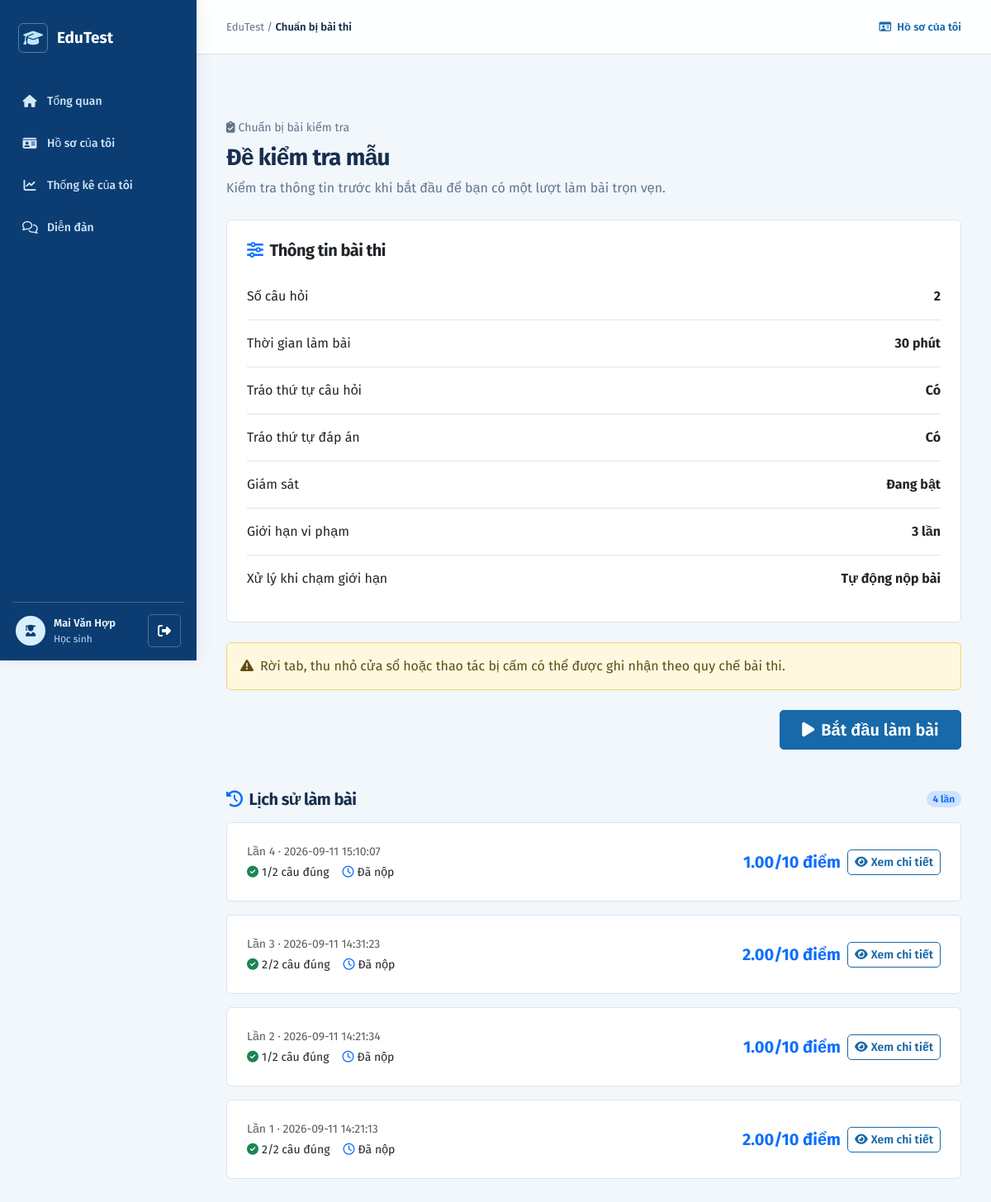
The app's page /index.php?action=prepare_exam&exam_id=1 (signed in) with its own data.
### tables this page shows
CREATE TABLE `exams` (
  `exam_id` int(11) NOT NULL AUTO_INCREMENT,
  `teacher_id` int(11) NOT NULL,
  `class_id` int(11) DEFAULT NULL,
  `title` varchar(200) NOT NULL,
  `duration_minutes` int(11) NOT NULL,
  `anti_cheat_enabled` tinyint(1) NOT NULL DEFAULT 1,
  `violation_limit` int(11) NOT NULL DEFAULT 3,
  `violation_action` varchar(20) NOT NULL DEFAULT 'auto_submit',
  `shuffle_questions` tinyint(1) DEFAULT 1,
  `shuffle_answers` tinyint(1) DEFAULT 1,
  `start_time` datetime DEFAULT NULL,
  `end_time` datetime DEFAULT NULL,
  `status` varchar(20) DEFAULT 'draft',
  `created_at` datetime DEFAULT current_timestamp(),
  PRIMARY KEY (`exam_id`),
  KEY `teacher_id` (`teacher_id`),
  KEY `class_id` (`class_id`),
  CONSTRAINT `exams_ibfk_1` FOREIGN KEY (`teacher_id`)
    REFERENCES `users` (`user_id`) ON DELETE CASCADE,
  CONSTRAINT `exams_ibfk_2` FOREIGN KEY (`class_id`)
    REFERENCES `classes` (`class_id`) ON DELETE SET NULL
);

CREATE TABLE `exam_attempts` (
  `attempt_id` int(11) NOT NULL AUTO_INCREMENT,
  `exam_id` int(11) NOT NULL,
  `student_id` int(11) NOT NULL,
  `start_time` datetime DEFAULT current_timestamp(),
  `end_time` datetime DEFAULT NULL,
  `status` varchar(20) DEFAULT 'in_progress',
  `total_score` decimal(5,2) DEFAULT 0.00,
  `duration_minutes_snapshot` int(11) DEFAULT NULL,
  `anti_cheat_enabled_snapshot` tinyint(1) DEFAULT NULL,
  `violation_limit_snapshot` int(11) DEFAULT NULL,
  `violation_action_snapshot` varchar(20) DEFAULT NULL,
  `shuffle_questions_snapshot` tinyint(1) DEFAULT NULL,
  `shuffle_answers_snapshot` tinyint(1) DEFAULT NULL,
  `shuffle_seed` char(64) DEFAULT NULL,
  `submit_reason` varchar(30) NOT NULL DEFAULT 'manual',
  `review_status` varchar(20) NOT NULL DEFAULT 'not_required',
  `review_note` varchar(500) DEFAULT NULL,
  `reviewed_by` int(11) DEFAULT NULL,
  `reviewed_at` datetime DEFAULT NULL,
  PRIMARY KEY (`attempt_id`),
  KEY `exam_id` (`exam_id`),
  KEY `student_id` (`student_id`),
  CONSTRAINT `exam_attempts_ibfk_1` FOREIGN KEY (`exam_id`)
    REFERENCES `exams` (`exam_id`) ON DELETE CASCADE,
  CONSTRAINT `exam_attempts_ibfk_2` FOREIGN KEY (`student_id`)
    REFERENCES `users` (`user_id`) ON DELETE CASCADE,
  CONSTRAINT `exam_attempts_reviewed_by_ibfk` FOREIGN KEY (`reviewed_by`)
    REFERENCES `users` (`user_id`) ON DELETE SET NULL
);

### controllers/ExamController.php (called while the page is built, shortened)
<?php
class ExamController {
    private $pdo;
    public function __construct($pdo) {
        $this->pdo = $pdo;
    }
    public function prepare() {
        $examId = (int) ($_GET['exam_id'] ?? 0);
        $stmt = $this->pdo->prepare(
            "SELECT e.*, COUNT(eq.id) AS question_count
             FROM exams e
             LEFT JOIN exam_questions eq ON eq.exam_id = e.exam_id
             WHERE e.exam_id = ? AND e.status = 'published'
             GROUP BY e.exam_id"
        );
        $stmt->execute([$examId]);
        $exam = $stmt->fetch();
        $studentId = (int) $_SESSION['user']['id'];
        $historyStmt = $this->pdo->prepare(
            "SELECT ea.attempt_id, ea.total_score, ea.start_time, ea.end_time,
                    ea.submit_reason, ea.review_status,
                    COUNT(DISTINCT CASE WHEN aa.is_correct = TRUE THEN aa.question_id END) AS correct_count,
                    COUNT(DISTINCT eq.question_id) AS question_count
             FROM exam_attempts ea
             LEFT JOIN attempt_answers aa ON aa.attempt_id = ea.attempt_id
             JOIN exam_questions eq ON eq.exam_id = ea.exam_id
             WHERE ea.exam_id = ? AND ea.student_id = ?
               AND ea.status IN ('completed', 'voided')
             GROUP BY ea.attempt_id, ea.total_score, ea.start_time, ea.end_time,
                      ea.submit_reason, ea.review_status
             ORDER BY ea.end_time DESC, ea.attempt_id DESC"
        );
        $historyStmt->execute([$examId, $studentId]);
        $attemptHistory = $historyStmt->fetchAll();
        $completedAttemptCount = count($attemptHistory);
        $activeAttemptStmt = $this->pdo->prepare(
            "SELECT attempt_id
             FROM exam_attempts
             WHERE exam_id = ? AND student_id = ? AND status = 'in_progress'
             ORDER BY attempt_id DESC LIMIT 1"
        );
        $activeAttemptStmt->execute([$examId, $studentId]);
        $activeAttemptId = $activeAttemptStmt->fetchColumn();
        require __DIR__ . '/../views/exams/prepare.php';
    }
}
?>

### views/exams/prepare.php (the view, shortened to what this page needs)
<!DOCTYPE html>
<html lang="vi">
<head>
    <link href="https://cdn.jsdelivr.net/npm/bootstrap@5.3.2/dist/css/bootstrap.min.css" rel="stylesheet">
    <link rel="stylesheet" href="https://cdnjs.cloudflare.com/ajax/libs/font-awesome/6.4.2/css/all.min.css">
    <link rel="stylesheet" href="assets/css/edutest.css">
    <link rel="stylesheet" href="assets/css/admin.css">
</head>
<body class="admin-app">
<?php $appPageTitle = 'Chuẩn bị bài thi'; $appActiveAction = 'exam'; require __DIR__ . '/../partials/app-shell-start.php'; ?>
<main class="container prepare-shell py-4 py-md-5">
    <section class="prepare-header p-4 p-md-5 mb-4">
        <div class="prepare-header-content">
            <div class="eyebrow small opacity-75 mb-2"><i class="fa-solid fa-clipboard-check me-1"></i>Chuẩn bị bài kiểm tra</div>
            <h1 class="h2 fw-bold mb-2"><?php echo htmlspecialchars($exam['title']); ?></h1>
            <p class="mb-0 opacity-75">Kiểm tra thông tin trước khi bắt đầu để bạn có một lượt làm bài trọn vẹn.</p>
        </div>
    </section>
    <section class="card info-card mb-4">
        <div class="card-body p-4">
            <h2 class="h5 fw-bold mb-3"><i class="fa-solid fa-sliders text-primary me-2"></i>Thông tin bài thi</h2>
            <div class="policy-row d-flex justify-content-between py-3 gap-3"><span>Số câu hỏi</span><strong><?php echo (int) $exam['question_count']; ?></strong></div>
            <div class="policy-row d-flex justify-content-between py-3 gap-3"><span>Thời gian làm bài</span><strong><?php echo (int) $exam['duration_minutes']; ?> phút</strong></div>
            <div class="policy-row d-flex justify-content-between py-3 gap-3"><span>Tráo thứ tự câu hỏi</span><strong><?php echo (int) $exam['shuffle_questions'] ? 'Có' : 'Không'; ?></strong></div>
            <div class="policy-row d-flex justify-content-between py-3 gap-3"><span>Tráo thứ tự đáp án</span><strong><?php echo (int) $exam['shuffle_answers'] ? 'Có' : 'Không'; ?></strong></div>
            <div class="policy-row d-flex justify-content-between py-3 gap-3"><span>Giám sát</span><strong><?php echo (int) $exam['anti_cheat_enabled'] ? 'Đang bật' : 'Đang tắt'; ?></strong></div>
            <?php if ((int) $exam['anti_cheat_enabled']): ?>
                <div class="policy-row d-flex justify-content-between py-3 gap-3"><span>Giới hạn vi phạm</span><strong><?php echo (int) $exam['violation_limit']; ?> lần</strong></div>
                <div class="policy-row d-flex justify-content-between py-3 gap-3"><span>Xử lý khi chạm giới hạn</span><strong><?php echo $exam['violation_action'] === 'auto_submit' ? 'Tự động nộp bài' : 'Ghi log cảnh báo'; ?></strong></div>
            <?php endif; ?>
        </div>
    </section>
    <div class="alert prepare-note mb-4" role="note">
        <i class="fa-solid fa-triangle-exclamation me-2"></i>Rời tab, thu nhỏ cửa sổ hoặc thao tác bị cấm có thể được ghi nhận theo quy chế bài thi.
    </div>
    <form id="start-exam-form" method="post" action="index.php?action=start_exam" class="text-end mb-5">
        <button type="submit" class="btn btn-primary btn-lg prepare-start"><i class="fa-solid fa-play me-2"></i><?php echo $activeAttemptId ? 'Tiếp tục làm bài' : 'Bắt đầu làm bài'; ?></button>
    </form>
    <section aria-labelledby="attempt-history-title">
        <div class="d-flex justify-content-between align-items-center mb-3">
            <h2 id="attempt-history-title" class="h5 fw-bold mb-0">
                <i class="fa-solid fa-clock-rotate-left text-primary me-2"></i>Lịch sử làm bài
            </h2>
            <span class="badge rounded-pill bg-primary-subtle text-primary">
                <?php echo $completedAttemptCount; ?> lần
            </span>
        </div>
        <?php if (!$attemptHistory): ?>
            <div class="card history-card">
                <div class="card-body text-center text-muted py-4">
                    <i class="fa-regular fa-folder-open fs-2 mb-2"></i>
                    <p class="mb-0">Bạn chưa có lịch sử làm bài.</p>
                </div>
            </div>
        <?php else: ?>
            <div class="d-grid gap-3">
                <?php foreach ($attemptHistory as $historyIndex => $history): ?>
                    <article class="card history-card<?php echo $historyIndex >= 5 ? ' history-extra' : ''; ?>">
                        <div class="card-body p-3 p-md-4">
                            <div class="d-flex flex-wrap justify-content-between align-items-center gap-3">
                                <div>
                                    <div class="text-muted small mb-1">
                                        Lần <?php echo $completedAttemptCount - $historyIndex; ?> ·
                                        <?php echo htmlspecialchars($history['end_time'] ?? 'Chưa xác định'); ?>
                                    </div>
                                    <div class="d-flex flex-wrap gap-3 small">
                                        <span><i class="fa-solid fa-circle-check text-success me-1"></i><?php echo (int) $history['correct_count']; ?>/<?php echo (int) $history['question_count']; ?> câu đúng</span>
                                        <span><i class="fa-regular fa-clock text-primary me-1"></i><?php echo htmlspecialchars($history['submit_reason'] === 'time_expired' ? 'Hết giờ' : ($history['submit_reason'] === 'violation_limit' ? 'Tự động nộp' : 'Đã nộp')); ?></span>
                                    </div>
                                </div>
                                <div class="d-flex align-items-center gap-2">
                                    <strong class="history-score text-end text-primary fs-5"><?php echo number_format((float) $history['total_score'], 2); ?>/10 điểm</strong>
                                    <a class="btn btn-outline-primary btn-sm text-nowrap" href="index.php?action=attempt_detail&amp;attempt_id=<?php echo (int) $history['attempt_id']; ?>&amp;from=exam&amp;exam_id=<?php echo (int) $exam['exam_id']; ?>">
                                        <i class="fa-solid fa-eye me-1"></i>Xem chi tiết
                                    </a>
                                </div>
                            </div>
                        </div>
                    </article>
                <?php endforeach; ?>
            </div>
        <?php endif; ?>
    </section>
</main>
<?php require __DIR__ . '/../partials/app-shell-end.php'; ?>
</body>
</html>

### assets/css/edutest.css (style rules this page uses)
:root { --edu-ink: #172f4d; --edu-ink-soft: #62758b; --edu-teal: #1769aa; --edu-teal-dark: #0b3d73; --edu-teal-soft: #e6f2fc; --edu-saffron: #c47721; --edu-paper: #f2f7fc; --edu-line: #d9e5f0; --edu-shadow: 0 4px 16px rgba(21, 65, 108, .035); }
html { scroll-behavior: smooth; }
body { font-family: 'Fira Sans', sans-serif; color: var(--edu-ink); background: var(--edu-paper); }
h1, h2, h3, h4, h5, h6 { letter-spacing: -.025em; }
.btn-primary { background: var(--edu-teal) !important; border-color: var(--edu-teal) !important; }
.btn-outline-primary { color: var(--edu-teal) !important; border-color: var(--edu-teal) !important; }
.btn, .form-control, .form-select { border-radius: 5px !important; }

### assets/css/admin.css (style rules this page uses)
:root { --admin-ink: #172f4d; --admin-muted: #62758b; --admin-primary: #1769aa; --admin-deep: #0b3d73; --admin-soft: #e6f2fc; --admin-page: #f2f7fc; --admin-border: #d9e5f0; --admin-white: #fff; --admin-amber: #c47721; }
* { box-sizing: border-box; }
body.admin-app { min-height: 100vh; margin: 0; color: var(--admin-ink); background: var(--admin-page); font-family: 'Fira Sans', sans-serif; }
a, button, summary { cursor: pointer; }
.admin-app .card, .admin-app .content-card, .admin-app .monitor-table, .admin-app .result-card, .admin-app .info-card, .admin-app .history-card, .admin-app .question-card, .admin-app .exam-create-card, .admin-app .parsed-question { border-color: var(--admin-border) !important; border-radius: 6px !important; box-shadow: none !important; }
.admin-app .btn { border-radius: 5px !important; font-weight: 600; }
.admin-app .btn-primary { color: #fff; border-color: var(--admin-primary); background: var(--admin-primary); }
.admin-app .btn-outline-primary { color: var(--admin-primary); border-color: var(--admin-primary); }
.admin-app .admin-content > .container { max-width: none; margin: 0; padding: 0; }
.admin-app .forum-header, .admin-app .page-heading, .admin-app .monitor-heading, .admin-app .prepare-header, .admin-app .exam-header { margin-bottom: 26px !important; padding: 0 !important; border: 0 !important; border-radius: 0 !important; color: var(--admin-ink) !important; background: transparent !important; box-shadow: none !important; }
.admin-app .forum-header .opacity-75, .admin-app .monitor-heading .opacity-75, .admin-app .prepare-header .opacity-75, .admin-app .exam-header .opacity-75 { color: var(--admin-muted) !important; opacity: 1 !important; }
.admin-app .forum-header::after, .admin-app .monitor-heading::after, .admin-app .prepare-header::after, .admin-app .exam-header::after { content: none !important; }
.admin-app, .admin-app button, .admin-app input, .admin-app select, .admin-app textarea { font-family: 'Fira Sans', sans-serif; }
.admin-app .forum-header h1, .admin-app .page-heading h1, .admin-app .monitor-heading h1, .admin-app .prepare-header h1, .admin-app .exam-header h1 { margin: 0 0 6px; font-size: 28px; font-weight: 700; line-height: 1.25; }

### views/exams/prepare.php (style rules this page uses)
body { min-height: 100vh; background: #f2f7fc; }
.prepare-shell { max-width: 820px; }
.prepare-header { border: 1px solid var(--edu-line); border-left: 4px solid #1769aa; border-radius: 6px; background: #fff; color: #172f4d; box-shadow: none; position: relative; overflow: hidden; }
.prepare-header-content { position: relative; z-index: 1; }
.info-card, .history-card { border: 1px solid var(--edu-line) !important; border-radius: 6px; box-shadow: none; }
.policy-row { border-bottom: 1px solid var(--edu-line); }
.policy-row:last-child { border-bottom: 0; }
.history-score { min-width: 86px; }
.prepare-note { background: #fff8df; border: 1px solid #f0d47a; color: #604d13; }
.prepare-start { min-width: 220px; }

### records on screen
exams: title "Đề kiểm tra mẫu", duration_minutes "30", violation_limit "3"
exam_attempts: historyIndex "4", end_time "2026-09-11 15:10:07", correct_count "1", question_count "2", submit_reason "Đã nộp", total_score "1.00"
exam_attempts: historyIndex "3", end_time "2026-09-11 14:31:23", correct_count "2", question_count "2", submit_reason "Đã nộp", total_score "2.00"
exam_attempts: historyIndex "2", end_time "2026-09-11 14:21:34", correct_count "1", question_count "2", submit_reason "Đã nộp", total_score "1.00"
exam_attempts: historyIndex "1", end_time "2026-09-11 14:21:13", correct_count "2", question_count "2", submit_reason "Đã nộp", total_score "2.00"

### other values on screen
$appShellEscape($item['label']) "Tổng quan"
$appShellEscape($item['label']) "Hồ sơ của tôi"
$appShellEscape($item['label']) "Thống kê của tôi"
$appShellEscape($item['label']) "Diễn đàn"
$appShellEscape($appShellName) "Mai Văn Hợp"
$appShellEscape($appShellRoleLabels[$appShellRole] ?? 'Thành viên') "Học sinh"
$appShellEscape($appPageTitle ?? 'Không gian học tập') "Chuẩn bị bài thi"
$exam['question_count'] "2"
$completedAttemptCount "4"
